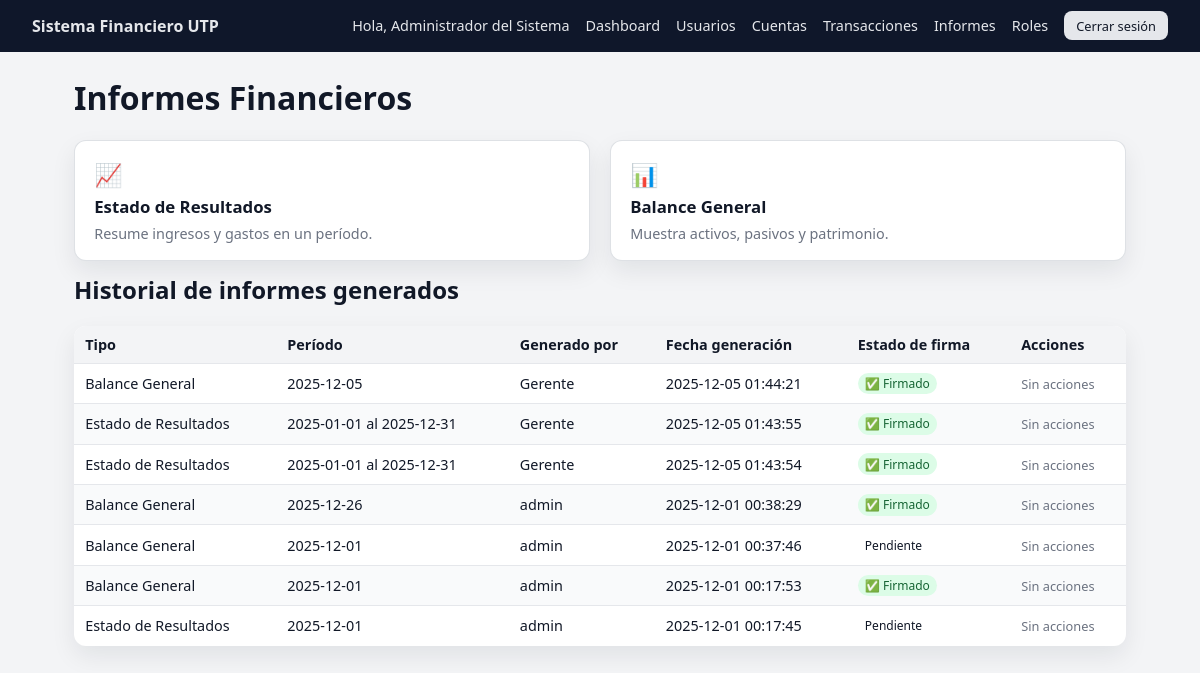
Screenshot of /public/reports.php (signed in) with the database file from the repository.
### tables this page shows
CREATE TABLE `report_signatures` (
  `id` int NOT NULL,
  `report_id` int NOT NULL,
  `user_id` int NOT NULL,
  `signature_hash` varchar(64) NOT NULL,
  `original_snapshot` json NOT NULL,
  `signed_at` timestamp NULL DEFAULT CURRENT_TIMESTAMP
);

CREATE TABLE `reports` (
  `id` int NOT NULL,
  `report_type` enum('income_statement','balance_sheet') NOT NULL,
  `period_start` date NOT NULL,
  `period_end` date NOT NULL,
  `report_data` json NOT NULL,
  `hash` varchar(64) NOT NULL,
  `is_signed` tinyint(1) DEFAULT '0',
  `is_modified` tinyint(1) DEFAULT '0',
  `generated_by` int NOT NULL,
  `generated_at` timestamp NULL DEFAULT CURRENT_TIMESTAMP
);

CREATE TABLE `users` (
  `id` int NOT NULL,
  `username` varchar(50) NOT NULL,
  `password_hash` varchar(255) NOT NULL,
  `full_name` varchar(100) NOT NULL,
  `email` varchar(100) NOT NULL,
  `is_active` tinyint(1) DEFAULT '1',
  `created_at` timestamp NULL DEFAULT CURRENT_TIMESTAMP,
  `created_by` int DEFAULT NULL,
  `updated_at` timestamp NULL DEFAULT CURRENT_TIMESTAMP ON UPDATE CURRENT_TIMESTAMP,
  `last_login` timestamp NULL DEFAULT NULL
);

### src/Controllers/ReportController.php (called while the page is built, shortened)
<?php
class ReportController
{
    private ReportService $reportService;
    private AuthorizationService $authService;
    public function __construct()
    {
        $this->reportService = new ReportService();
        $this->authService   = new AuthorizationService();
    }
    public function index(): void
    {
        $userId   = SessionManager::get('user_id');
        $reports  = $this->reportService->listReports();
        $canSign  = $this->authService->userHasRoleName($userId, 'Gerente Financiero');
        include BASE_PATH . '/views/reports/list.php';
    }
}

### src/Database/Connection.php (called while the page is built, shortened)
<?php
class Connection
{
    private static ?PDO $instance = null;
    public static function getInstance(): PDO
    {
        if (self::$instance === null) {
            $dsn = 'mysql:host=' . DB_HOST . ';port=' . DB_PORT . ';dbname=' . DB_NAME . ';charset=utf8mb4';
            try {
                self::$instance = new PDO($dsn, DB_USER, DB_PASS, [
                    PDO::ATTR_ERRMODE            => PDO::ERRMODE_EXCEPTION,
                    PDO::ATTR_DEFAULT_FETCH_MODE => PDO::FETCH_ASSOC,
                    PDO::ATTR_EMULATE_PREPARES   => false,
                ]);
            } catch (PDOException $e) {
                die('Error de conexión a la base de datos.');
            }
        }
        return self::$instance;
    }
}

### src/Services/ReportService.php (called while the page is built, shortened)
<?php
class ReportService
{
    private PDO $db;
    public function __construct()
    {
        $this->db = Connection::getInstance();
    }
    public function listReports(): array
    {
        $sql = "SELECT
                    r.*,
                    u.username  AS generated_by_username,
                    s.user_id   AS signed_by_id,
                    s.signature_hash,
                    s.signed_at,
                    su.username AS signed_by_username
                FROM reports r
                LEFT JOIN users u  ON u.id  = r.generated_by
                LEFT JOIN report_signatures s ON s.report_id = r.id
                LEFT JOIN users su ON su.id = s.user_id
                ORDER BY r.generated_at DESC";
        return $this->db->query($sql)->fetchAll();
    }
}

### views/reports/list.php (the view, shortened to what this page needs)
<?php
include BASE_PATH . '/views/layouts/header.php';
function report_type_label(string $type): string {
    return $type === 'income_statement'
        ? 'Estado de Resultados'
        : 'Balance General';
}
?>
<h1>Informes Financieros</h1>
<section class="dashboard-grid" style="margin-top:1rem;">
    <a href="<?= BASE_URL ?>/reports.php?action=income" class="dashboard-card">
        <div class="dashboard-card-icon">📈</div>
        <h2>Estado de Resultados</h2>
        <p>Resume ingresos y gastos en un período.</p>
    </a>
    <a href="<?= BASE_URL ?>/reports.php?action=balance" class="dashboard-card">
        <div class="dashboard-card-icon">📊</div>
        <h2>Balance General</h2>
        <p>Muestra activos, pasivos y patrimonio.</p>
    </a>
</section>
<h2 class="mt-3">Historial de informes generados</h2>
<table class="table">
    <thead>
        <tr>
            <th>Tipo</th>
            <th>Período</th>
            <th>Generado por</th>
            <th>Fecha generación</th>
            <th>Estado de firma</th>
            <th>Acciones</th>
        </tr>
    </thead>
    <tbody>
    <?php if (empty($reports)): ?>
        <tr><td colspan="6">Todavía no se han generado informes.</td></tr>
    <?php else: ?>
        <?php foreach ($reports as $r): ?>
            <?php
                $period = $r['period_start'];
                if ($r['period_start'] !== $r['period_end']) {
                    $period .= " al " . $r['period_end'];
                }
                $isSigned   = !empty($r['is_signed']);
                $isModified = !empty($r['is_modified']);
            ?>
            <tr>
                <td><?= htmlspecialchars(report_type_label($r['report_type'])) ?></td>
                <td><?= htmlspecialchars($period) ?></td>
                <td><?= htmlspecialchars($r['generated_by_username'] ?? '-') ?></td>
                <td><?= htmlspecialchars($r['generated_at']) ?></td>
                <td>
                    <?php if ($isSigned && !$isModified): ?>
                        <span class="badge badge-success">✅ Firmado</span>
                    <?php elseif ($isSigned && $isModified): ?>
                        <span class="badge badge-warning">⚠️ Modificado</span>
                    <?php else: ?>
                        <span class="badge">Pendiente</span>
                    <?php endif; ?>
                </td>
                <td>
                    <?php if (!empty($canSign) && !$isSigned): ?>
                        <a href="<?= BASE_URL ?>/reports.php?action=sign&id=<?= (int)$r['id'] ?>">Firmar</a>
                    <?php else: ?>
                        <span class="small-note">Sin acciones</span>
                    <?php endif; ?>
                </td>
            </tr>
        <?php endforeach; ?>
    <?php endif; ?>
    </tbody>
</table>
<?php include BASE_PATH . '/views/layouts/footer.php'; ?>

### public/assets/css/style.css (style rules this page uses)
:root { --color-bg: #f3f4f6; --color-bg-dark: #0f172a; --color-bg-card: #ffffff; --color-primary: #2563eb; --color-primary-soft: #dbeafe; --color-primary-dark: #1d4ed8; --color-danger: #dc2626; --color-text-main: #111827; --color-text-muted: #6b7280; --radius-lg: 12px; --radius-md: 8px; --shadow-soft: 0 10px 25px rgba(15, 23, 42, 0.08); --font-main: system-ui, -apple-system, BlinkMacSystemFont, "Segoe UI", sans-serif; }
*, *::before, *::after { box-sizing: border-box; }
body { margin: 0; font-family: var(--font-main); background: var(--color-bg); color: var(--color-text-main); }
a { color: var(--color-primary-dark); text-decoration: none; }
.dashboard-body { background: var(--color-bg); }
.dashboard-grid { display: grid; grid-template-columns: repeat(auto-fit, minmax(230px, 1fr)); gap: 1.25rem; margin-top: 1.5rem; }
.dashboard-card { background: var(--color-bg-card); border-radius: var(--radius-lg); padding: 1.1rem 1.2rem; box-shadow: var(--shadow-soft); border: 1px solid rgba(209, 213, 219, 0.7); text-decoration: none; color: inherit; display: flex; flex-direction: column; gap: 0.35rem; transition: transform 0.12s ease, box-shadow 0.12s ease, border-color 0.12s ease; }
.dashboard-card h2 { margin: 0; font-size: 1.05rem; }
.dashboard-card p { margin: 0; font-size: 0.9rem; color: var(--color-text-muted); }
.dashboard-card-icon { font-size: 1.4rem; }
.table { width: 100%; border-collapse: collapse; margin-top: 1rem; background: var(--color-bg-card); border-radius: var(--radius-lg); overflow: hidden; box-shadow: var(--shadow-soft); font-size: 0.9rem; }
.table thead { background: #f3f4f6; }
.table th, .table td { padding: 0.55rem 0.7rem; border-bottom: 1px solid #e5e7eb; text-align: left; }
.table tbody tr:last-child td { border-bottom: none; }
.table tbody tr:nth-child(even) { background: #f9fafb; }
.badge { display: inline-block; padding: 0.15rem 0.45rem; border-radius: 999px; font-size: 0.75rem; }
.badge-success { background: #dcfce7; color: #166534; }
.small-note { font-size: 0.8rem; color: var(--color-text-muted); margin-top: 0.75rem; }
.mt-3 { margin-top: 0.75rem; }

### rows the page displays
report_signatures: report.report_type "Balance General", report.period_start "2025-12-05", user.username "Gerente", report.generated_at "2025-12-05 01:44:21", shows "✅ Firmado"
report_signatures: report.report_type "Estado de Resultados", report.period_end "2025-01-01 al 2025-12-31", user.username "Gerente", report.generated_at "2025-12-05 01:43:55", shows "✅ Firmado"
report_signatures: report.report_type "Estado de Resultados", report.period_end "2025-01-01 al 2025-12-31", user.username "Gerente", report.generated_at "2025-12-05 01:43:54", shows "✅ Firmado"
report_signatures: report.report_type "Balance General", report.period_start "2025-12-26", users.username "admin", report.generated_at "2025-12-01 00:38:29", shows "✅ Firmado"
reports: report_type "Balance General", period_start "2025-12-01", generated_by.username "admin", generated_at "2025-12-01 00:37:46", is_signed "Pendiente"
report_signatures: report.report_type "Balance General", report.period_start "2025-12-01", users.username "admin", report.generated_at "2025-12-01 00:17:53", shows "✅ Firmado"
reports: report_type "Estado de Resultados", period_start "2025-12-01", generated_by.username "admin", generated_at "2025-12-01 00:17:45", is_signed "Pendiente"

### other values shown
APP_NAME "Sistema Financiero UTP"
$full_name "Administrador del Sistema"
